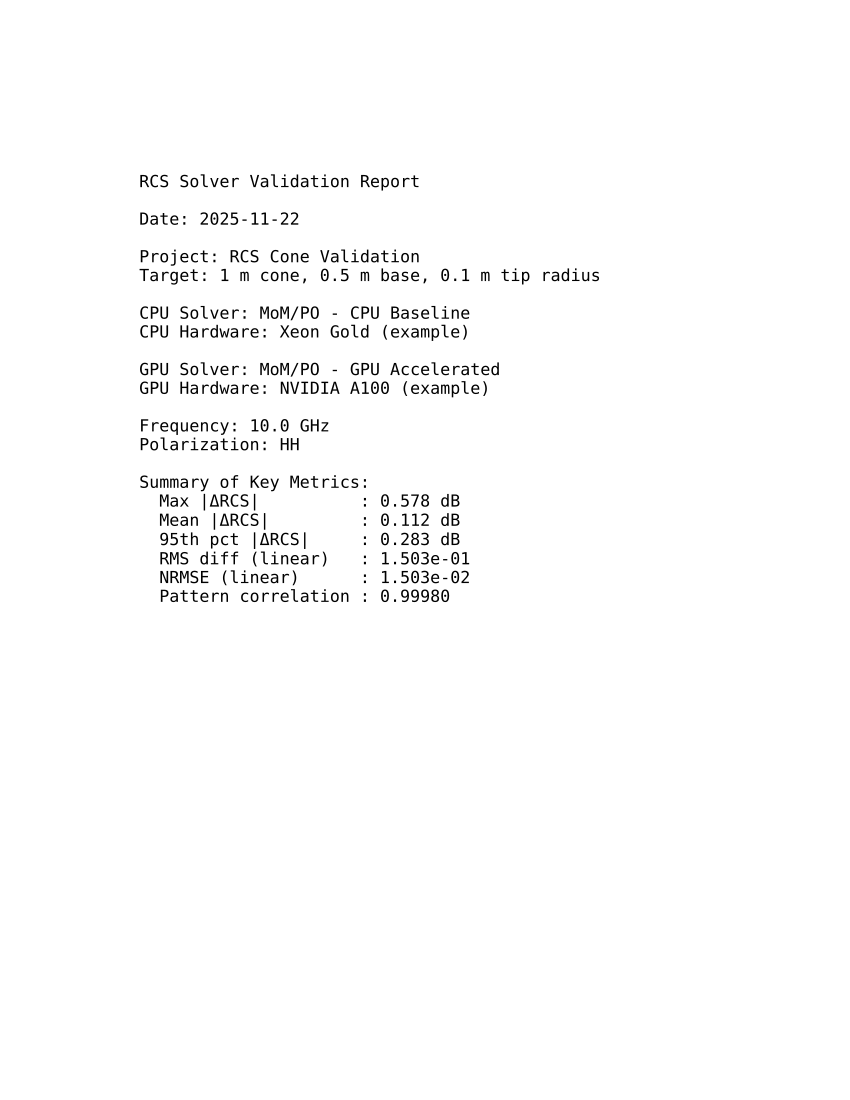

The Python source for this figure:
"""
RCS CPU vs GPU Validation Script
- Loads CPU & GPU RCS results from CSV
- Computes accuracy metrics
- Generates a multi-page PDF report

Requirements:
    pip install numpy matplotlib pandas

Data format (CSV assumed):
    theta_deg, rcs_db

You can adapt load_rcs_csv() to your own format.
"""

import numpy as np
import pandas as pd
import matplotlib.pyplot as plt
from matplotlib.backends.backend_pdf import PdfPages
import datetime


# ------------------------------------------------------------
# CONFIGURATION (EDIT THIS BLOCK FOR YOUR USE CASE)
# ------------------------------------------------------------
CPU_CSV_PATH = "rcs_cpu.csv"
GPU_CSV_PATH = "rcs_gpu.csv"
OUTPUT_PDF   = "rcs_validation_report.pdf"

META = {
    "project_name": "RCS Cone Validation",
    "target_description": "1 m cone, 0.5 m base, 0.1 m tip radius",
    "solver_cpu": "MoM/PO - CPU Baseline",
    "solver_gpu": "MoM/PO - GPU Accelerated",
    "cpu_hardware": "Xeon Gold (example)",
    "gpu_hardware": "NVIDIA A100 (example)",
    "frequency_ghz": 10.0,
    "polarization": "HH",
}

# Set to True if your theta wraps around and you want to unwrap it
UNWRAP_ANGLES = False


# ------------------------------------------------------------
# DATA LOADING
# ------------------------------------------------------------
def load_rcs_csv(path):
    """
    Load RCS data from a CSV file.
    Expected columns: theta_deg, rcs_db

    Returns
    -------
    theta_deg : np.ndarray (1D)
    rcs_dB    : np.ndarray (1D)
    """
    df = pd.read_csv(path)
    # Try common column names, allow some flexibility
    possible_theta_cols = ["theta_deg", "theta", "angle_deg", "angle"]
    possible_rcs_cols   = ["rcs_db", "rcs_dB", "rcs", "RCS_dB"]

    theta_col = None
    rcs_col   = None

    for c in df.columns:
        if c in possible_theta_cols:
            theta_col = c
        if c in possible_rcs_cols:
            rcs_col = c

    if theta_col is None:
        raise ValueError(f"No theta column found in {path}. "
                         f"Expected one of {possible_theta_cols}")
    if rcs_col is None:
        raise ValueError(f"No RCS column found in {path}. "
                         f"Expected one of {possible_rcs_cols}")

    theta_deg = df[theta_col].to_numpy(dtype=float)
    rcs_dB    = df[rcs_col].to_numpy(dtype=float)

    return theta_deg, rcs_dB


# ------------------------------------------------------------
# CORE MATH / METRICS
# ------------------------------------------------------------
def unwrap_deg(ang_deg):
    """Unwrap angles in degrees (like MATLAB unwrap, but in deg)."""
    ang_rad = np.deg2rad(ang_deg)
    ang_unwrapped = np.unwrap(ang_rad)
    return np.rad2deg(ang_unwrapped)


def normalize_angle_input(x, name="angle"):
    """Convert to 1D float array, remove NaNs."""
    x = np.asarray(x, dtype=float).ravel()
    mask = ~np.isnan(x)
    if not np.any(mask):
        raise ValueError(f"Input {name} contains only NaNs.")
    return x[mask]


def normalize_numeric_input(x, name="value"):
    """Convert to 1D float array."""
    x = np.asarray(x, dtype=float).ravel()
    return x


def compute_rcs_metrics(theta_cpu_deg,
                        rcs_cpu_dB,
                        theta_gpu_deg,
                        rcs_gpu_dB,
                        unwrap=False):
    """
    Compute comparison metrics between CPU and GPU RCS curves.

    Returns
    -------
    result : dict with:
        theta_deg
        rcs_cpu_dB
        rcs_gpu_dB
        diff_dB
        maxAbsDiff_dB
        meanAbsDiff_dB
        p95AbsDiff_dB
        rmsDiff_lin
        nrmse_lin
        corr_coeff
    """
    # Normalize inputs
    theta_cpu_deg = normalize_angle_input(theta_cpu_deg, "theta_cpu_deg")
    theta_gpu_deg = normalize_angle_input(theta_gpu_deg, "theta_gpu_deg")
    rcs_cpu_dB    = normalize_numeric_input(rcs_cpu_dB, "rcs_cpu_dB")
    rcs_gpu_dB    = normalize_numeric_input(rcs_gpu_dB, "rcs_gpu_dB")

    if unwrap:
        theta_cpu_deg = unwrap_deg(theta_cpu_deg)
        theta_gpu_deg = unwrap_deg(theta_gpu_deg)

    # Interpolate GPU RCS onto CPU angle grid if grids differ
    if (theta_cpu_deg.shape != theta_gpu_deg.shape) or \
       (not np.allclose(theta_cpu_deg, theta_gpu_deg)):
        sort_idx = np.argsort(theta_gpu_deg)
        theta_gpu_sorted = theta_gpu_deg[sort_idx]
        rcs_gpu_sorted   = rcs_gpu_dB[sort_idx]

        # linear interpolation
        rcs_gpu_interp = np.interp(theta_cpu_deg, theta_gpu_sorted, rcs_gpu_sorted)
        theta_common_deg   = theta_cpu_deg
        rcs_cpu_common_dB  = rcs_cpu_dB
        rcs_gpu_common_dB  = rcs_gpu_interp
    else:
        theta_common_deg   = theta_cpu_deg
        rcs_cpu_common_dB  = rcs_cpu_dB
        rcs_gpu_common_dB  = rcs_gpu_dB

    # Difference in dB
    diff_dB = rcs_gpu_common_dB - rcs_cpu_common_dB

    # Linear-domain metrics
    sigma_cpu_lin = 10.0 ** (rcs_cpu_common_dB / 10.0)
    sigma_gpu_lin = 10.0 ** (rcs_gpu_common_dB / 10.0)
    diff_lin      = sigma_gpu_lin - sigma_cpu_lin

    rmsDiff_lin = float(np.sqrt(np.mean(diff_lin ** 2)))
    max_cpu_lin = float(np.max(sigma_cpu_lin))
    nrmse_lin   = float(rmsDiff_lin / max_cpu_lin) if max_cpu_lin > 0 else np.nan

    abs_diff_dB = np.abs(diff_dB)
    maxAbsDiff_dB  = float(np.max(abs_diff_dB))
    meanAbsDiff_dB = float(np.mean(abs_diff_dB))
    p95AbsDiff_dB  = float(np.percentile(abs_diff_dB, 95))

    # Pattern correlation in dB-domain (can also be done in linear domain)
    # Use zero-mean vectors for correlation
    x = rcs_cpu_common_dB - np.mean(rcs_cpu_common_dB)
    y = rcs_gpu_common_dB - np.mean(rcs_gpu_common_dB)
    denom = np.sqrt(np.sum(x**2) * np.sum(y**2))
    if denom > 0:
        corr_coeff = float(np.sum(x * y) / denom)
    else:
        corr_coeff = np.nan

    result = {
        "theta_deg":       theta_common_deg,
        "rcs_cpu_dB":      rcs_cpu_common_dB,
        "rcs_gpu_dB":      rcs_gpu_common_dB,
        "diff_dB":         diff_dB,
        "maxAbsDiff_dB":   maxAbsDiff_dB,
        "meanAbsDiff_dB":  meanAbsDiff_dB,
        "p95AbsDiff_dB":   p95AbsDiff_dB,
        "rmsDiff_lin":     rmsDiff_lin,
        "nrmse_lin":       nrmse_lin,
        "corr_coeff":      corr_coeff,
    }
    return result


# ------------------------------------------------------------
# PLOTTING / PDF REPORT
# ------------------------------------------------------------
def add_title_page(pdf, meta, metrics):
    """Create a title/summary page."""
    fig = plt.figure(figsize=(8.5, 11))
    fig.clf()
    text = []

    text.append(f"RCS Solver Validation Report")
    text.append("")
    text.append(f"Date: {datetime.date.today().isoformat()}")
    text.append("")
    text.append(f"Project: {meta.get('project_name', 'N/A')}")
    text.append(f"Target: {meta.get('target_description', 'N/A')}")
    text.append("")
    text.append(f"CPU Solver: {meta.get('solver_cpu', 'N/A')}")
    text.append(f"CPU Hardware: {meta.get('cpu_hardware', 'N/A')}")
    text.append("")
    text.append(f"GPU Solver: {meta.get('solver_gpu', 'N/A')}")
    text.append(f"GPU Hardware: {meta.get('gpu_hardware', 'N/A')}")
    text.append("")
    text.append(f"Frequency: {meta.get('frequency_ghz', 'N/A')} GHz")
    text.append(f"Polarization: {meta.get('polarization', 'N/A')}")
    text.append("")
    text.append("Summary of Key Metrics:")
    text.append(f"  Max |ΔRCS|          : {metrics['maxAbsDiff_dB']:.3f} dB")
    text.append(f"  Mean |ΔRCS|         : {metrics['meanAbsDiff_dB']:.3f} dB")
    text.append(f"  95th pct |ΔRCS|     : {metrics['p95AbsDiff_dB']:.3f} dB")
    text.append(f"  RMS diff (linear)   : {metrics['rmsDiff_lin']:.3e}")
    text.append(f"  NRMSE (linear)      : {metrics['nrmse_lin']:.3e}")
    text.append(f"  Pattern correlation : {metrics['corr_coeff']:.5f}")

    full_text = "\n".join(text)

    plt.text(0.05, 0.95, full_text,
             va="top", ha="left", fontsize=12, family="monospace")
    plt.axis("off")
    pdf.savefig(fig)
    plt.close(fig)


def add_metrics_page(pdf, metrics):
    """Detailed metrics page."""
    fig = plt.figure(figsize=(8.5, 11))
    fig.clf()

    text = []
    text.append("Detailed Accuracy Metrics")
    text.append("")
    text.append("Amplitude (dB-domain):")
    text.append(f"  Max |ΔRCS| (dB)        : {metrics['maxAbsDiff_dB']:.6f}")
    text.append(f"  Mean |ΔRCS| (dB)       : {metrics['meanAbsDiff_dB']:.6f}")
    text.append(f"  95th percentile |ΔRCS| : {metrics['p95AbsDiff_dB']:.6f}")
    text.append("")
    text.append("Linear-domain metrics:")
    text.append(f"  RMS difference (σ_lin) : {metrics['rmsDiff_lin']:.6e}")
    text.append(f"  NRMSE (σ_lin)          : {metrics['nrmse_lin']:.6e}")
    text.append("")
    text.append("Pattern correlation (dB-domain):")
    text.append(f"  Corr. coefficient      : {metrics['corr_coeff']:.6f}")
    text.append("")
    text.append("Interpretation guidelines (typical):")
    text.append("  Max |ΔRCS| < 0.2 dB  → Excellent match")
    text.append("  Max |ΔRCS| < 0.5 dB  → Good/acceptable")
    text.append("  Max |ΔRCS| > 1.0 dB  → Investigate (precision/tolerance issues)")
    text.append("")
    text.append("NRMSE (linear domain):")
    text.append("  < 1%   → Very high fidelity")
    text.append("  1–5%   → Acceptable for most PO/MoM RCS work")
    text.append("  > 10%  → Potential numerical or modeling issue")

    full_text = "\n".join(text)
    plt.text(0.05, 0.95, full_text,
             va="top", ha="left", fontsize=11, family="monospace")
    plt.axis("off")
    pdf.savefig(fig)
    plt.close(fig)


def add_overlay_plot(pdf, theta_deg, rcs_cpu_dB, rcs_gpu_dB):
    """CPU vs GPU RCS overlay plot."""
    fig = plt.figure(figsize=(8.5, 5))
    plt.plot(theta_deg, rcs_cpu_dB, label="CPU", linewidth=1.5)
    plt.plot(theta_deg, rcs_gpu_dB, "--", label="GPU", linewidth=1.5)
    plt.grid(True)
    plt.xlabel("Angle (deg)")
    plt.ylabel("RCS (dB)")
    plt.title("CPU vs GPU RCS Comparison")
    plt.legend()
    plt.tight_layout()
    pdf.savefig(fig)
    plt.close(fig)


def add_diff_plot(pdf, theta_deg, diff_dB):
    """ΔRCS vs angle plot."""
    fig = plt.figure(figsize=(8.5, 5))
    plt.plot(theta_deg, diff_dB, linewidth=1.5)
    plt.grid(True)
    plt.xlabel("Angle (deg)")
    plt.ylabel("ΔRCS = GPU - CPU (dB)")
    plt.title("Difference Plot (ΔRCS vs Angle)")
    plt.tight_layout()
    pdf.savefig(fig)
    plt.close(fig)


def add_hist_plot(pdf, diff_dB):
    """Histogram of ΔRCS."""
    fig = plt.figure(figsize=(8.5, 5))
    plt.hist(diff_dB, bins=40)
    plt.grid(True)
    plt.xlabel("ΔRCS (dB)")
    plt.ylabel("Count")
    plt.title("Histogram of ΔRCS (GPU - CPU)")
    plt.tight_layout()
    pdf.savefig(fig)
    plt.close(fig)


# ------------------------------------------------------------
# MAIN ENTRY POINT
# ------------------------------------------------------------
def main():
    # Load data
    theta_cpu_deg, rcs_cpu_dB = load_rcs_csv(CPU_CSV_PATH)
    theta_gpu_deg, rcs_gpu_dB = load_rcs_csv(GPU_CSV_PATH)

    # Compute metrics
    metrics = compute_rcs_metrics(theta_cpu_deg,
                                  rcs_cpu_dB,
                                  theta_gpu_deg,
                                  rcs_gpu_dB,
                                  unwrap=UNWRAP_ANGLES)

    # Generate PDF report
    with PdfPages(OUTPUT_PDF) as pdf:
        add_title_page(pdf, META, metrics)
        add_metrics_page(pdf, metrics)
        add_overlay_plot(pdf,
                         metrics["theta_deg"],
                         metrics["rcs_cpu_dB"],
                         metrics["rcs_gpu_dB"])
        add_diff_plot(pdf,
                      metrics["theta_deg"],
                      metrics["diff_dB"])
        add_hist_plot(pdf,
                      metrics["diff_dB"])

    print("-------------------------------------------------")
    print("RCS Validation Report generated:")
    print(f"  {OUTPUT_PDF}")
    print("Key metrics:")
    print(f"  Max |ΔRCS| (dB)       : {metrics['maxAbsDiff_dB']:.3f}")
    print(f"  Mean |ΔRCS| (dB)      : {metrics['meanAbsDiff_dB']:.3f}")
    print(f"  95th pct |ΔRCS| (dB)  : {metrics['p95AbsDiff_dB']:.3f}")
    print(f"  RMS diff (linear)     : {metrics['rmsDiff_lin']:.3e}")
    print(f"  NRMSE (linear)        : {metrics['nrmse_lin']:.3e}")
    print(f"  Pattern correlation   : {metrics['corr_coeff']:.5f}")
    print("-------------------------------------------------")


if __name__ == "__main__":
    main()
